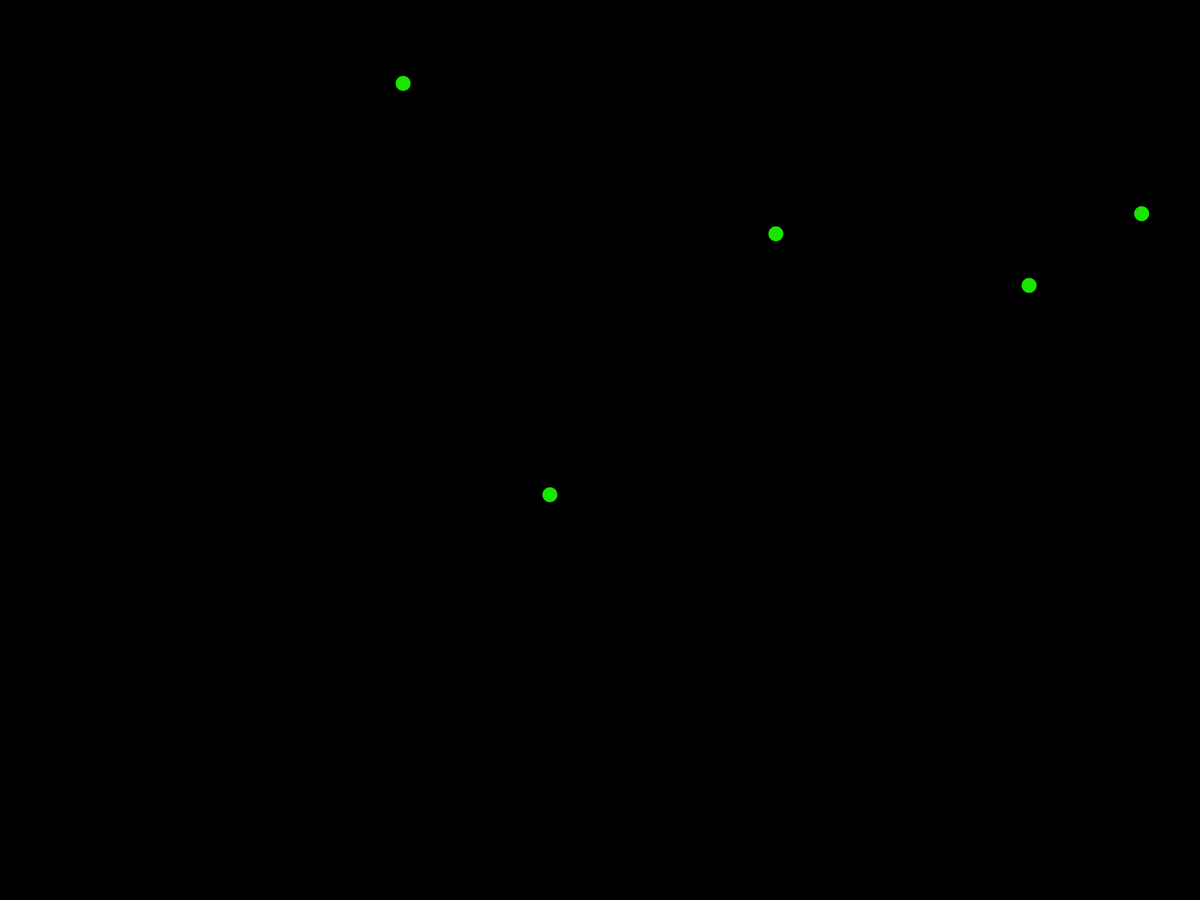
Frame 1 (no input)
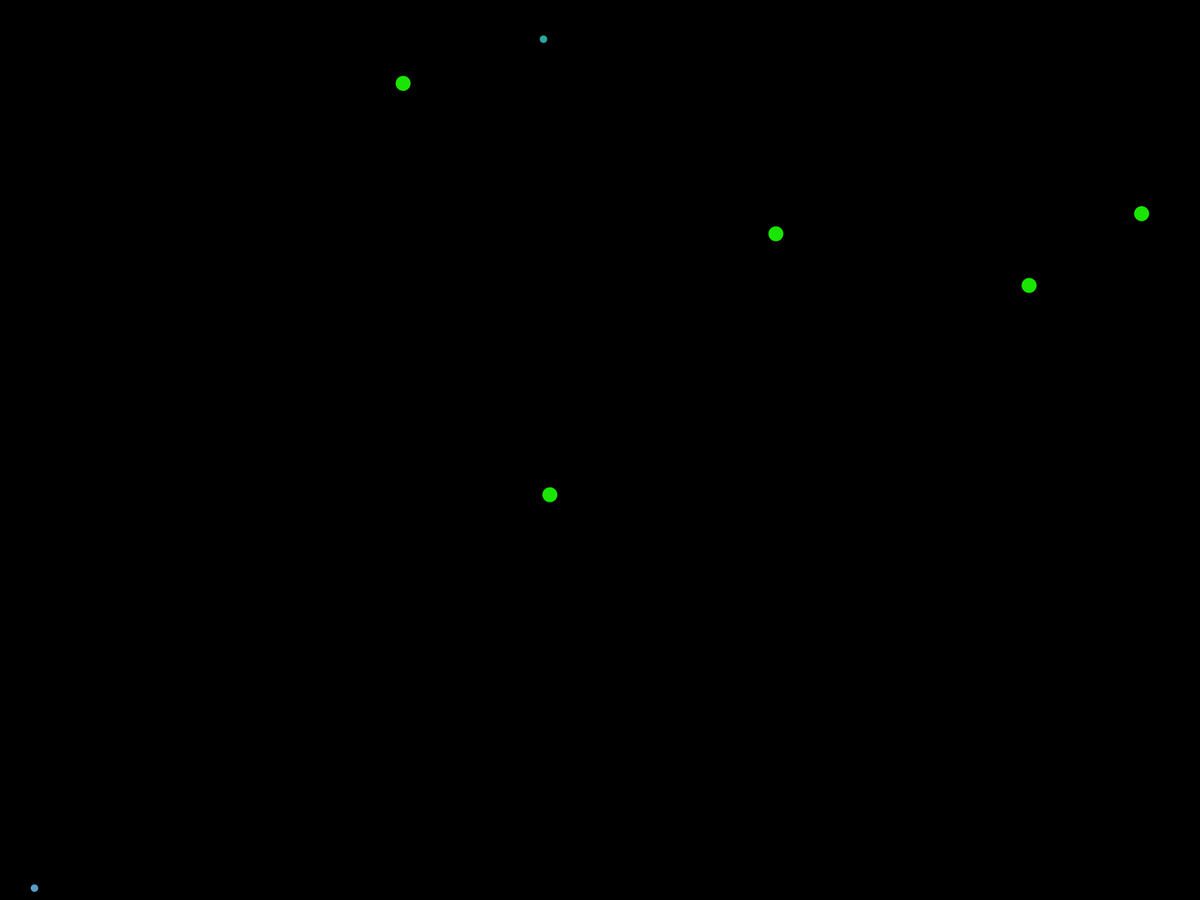
Frame 60 (the mouse pressed at the canvas centre just before this capture)
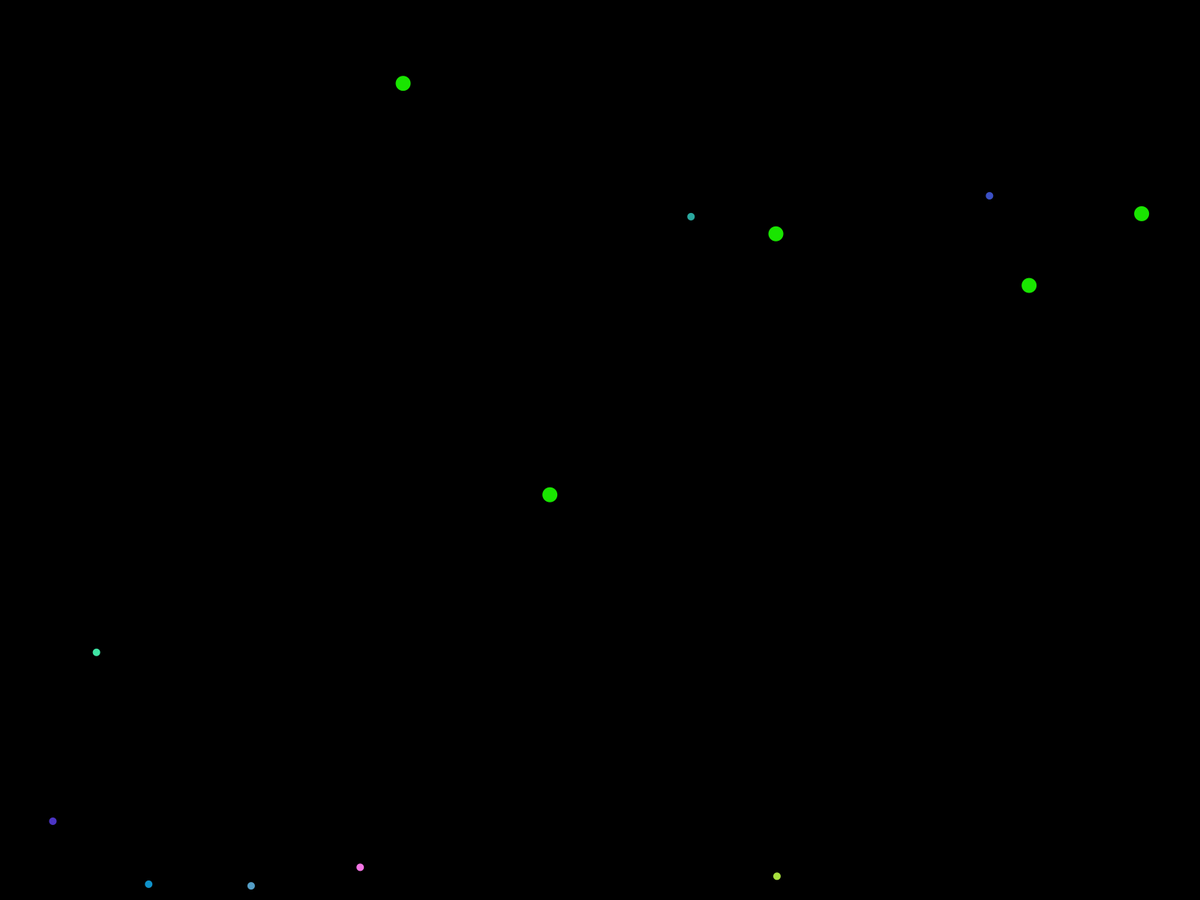
Frame 120 (the mouse held since frame 60 and released just before this capture)

The Processing sketch that drew these frames (run headless with seeded random() and noise(); from frame 60 on, the mouse is pressed at the canvas centre):

// Processing sketch: MonoOrbiter
// ── MonoOrbiter.pde
Bubble[] elements;
Bubble[] blacks;

int ballcount = 40;
int blackholes = 5;
float G = 1;
float top = 10;

void setup()
{
  fullScreen();
  
  //size(640,480);
  background(0);
  
  elements = new Bubble[ballcount];
  blacks = new Bubble[blackholes];
  
  for (int i=0; i<blackholes; i++)
    blacks[i] = new Bubble(1, 20, 500, color(0,255,0),
                new PVector(random(width),random(height)));
  
  for (int i=0; i<ballcount; i++)
    elements[i] = new Bubble(i);   
}

void draw()
{
  background(0);
  for (int i=0; i<ballcount; i++)
  {
    elements[i].acceleration = new PVector(0,0);
    for (int j=0; j<blackholes; j++)
    {
      elements[i].accelerate(blacks[j]);
      if (elements[i].isTouching(blacks[j]))
      {
        blacks[j].number++;
        if (blacks[j].number > top)
          blacks[j] = new Bubble(1, 20, 500, color(0,255,0), new PVector(random(width),random(height)));
      }
      if (elements[i].isTouching(blacks[j]) || elements[i].isTooFar())
        elements[i] = new Bubble(i); 
    }
    //elements[i].acceleration.limit(1.5);
  }
  for (int i=0; i<ballcount; i++)
    elements[i].display();
  for (int j=0; j<blackholes; j++)
  {
    int k = blacks[j].number;
    blacks[j].shade = color(k*255/top, 255 - k*255/top, 0);
    blacks[j].display();
  }
}
// ── Bubble_Class.pde
class Bubble
{
  float dim;
  float mass;
  color shade;
  PVector position;
  PVector velocity;
  PVector acceleration;
  float damping;
  int number;
  
  Bubble(int _num)
  { 
    number = _num;
    mass = 500;
    dim = 10;
    shade = color(random(255), random(255), random(255));
    do
    position = new PVector(random(2*width)-width/2, random(2*height)-height/2);
    while(position.x > 0 && position.x < width && position.y > 0 && position.y < height);
    velocity = new PVector(random(10) - 5, random(10) - 5);
    acceleration = new PVector(0,0);
    damping = 0.1;
  }
  
  Bubble(int _num, float _dim, float _mass, color _shade, PVector _pos)
  {
    number = _num;
    dim = _dim;
    mass = _mass;
    shade = _shade;
    position = _pos;
    velocity = new PVector(0,0);
    acceleration = new PVector(0,0);
    damping = 1;
  }
  
  void display()
  {
    update();
    noStroke();
    fill(shade);
    ellipse(position.x, position.y, dim, dim);
    //fill(255);
    //text(number, position.x, position.y);
  }
  
  void update()
  {
    velocity.add(acceleration);
    position.add(velocity);
    mass = number*dim*25;
  }
  
  boolean isTooFar()
  {
    if (position.x > 3*width - width ||
        position.x < -width ||
        position.y > 3*height - height ||
        position.y < -height) 
    {
      return true;
    }
    else return false;
  }
  
  boolean isTouching(Bubble _grav)
  {
    if (distance(position,_grav.position) < dim/2 + _grav.dim/2)
      return true;
    else return false;
  }
  
  void accelerate(Bubble _grav)
  { 
    PVector axel = new PVector(_grav.position.x - position.x,
                               _grav.position.y - position.y);
    axel.normalize();
    float dist = distance(position, _grav.position);
    acceleration.add(axel.mult(G*_grav.mass/(dist*dist)));
  }
}

float distance(PVector pos, PVector pos2)
  {
    return sqrt(((pos.x-pos2.x)*(pos.x-pos2.x))+((pos.y-pos2.y)*(pos.y-pos2.y)));
  }
